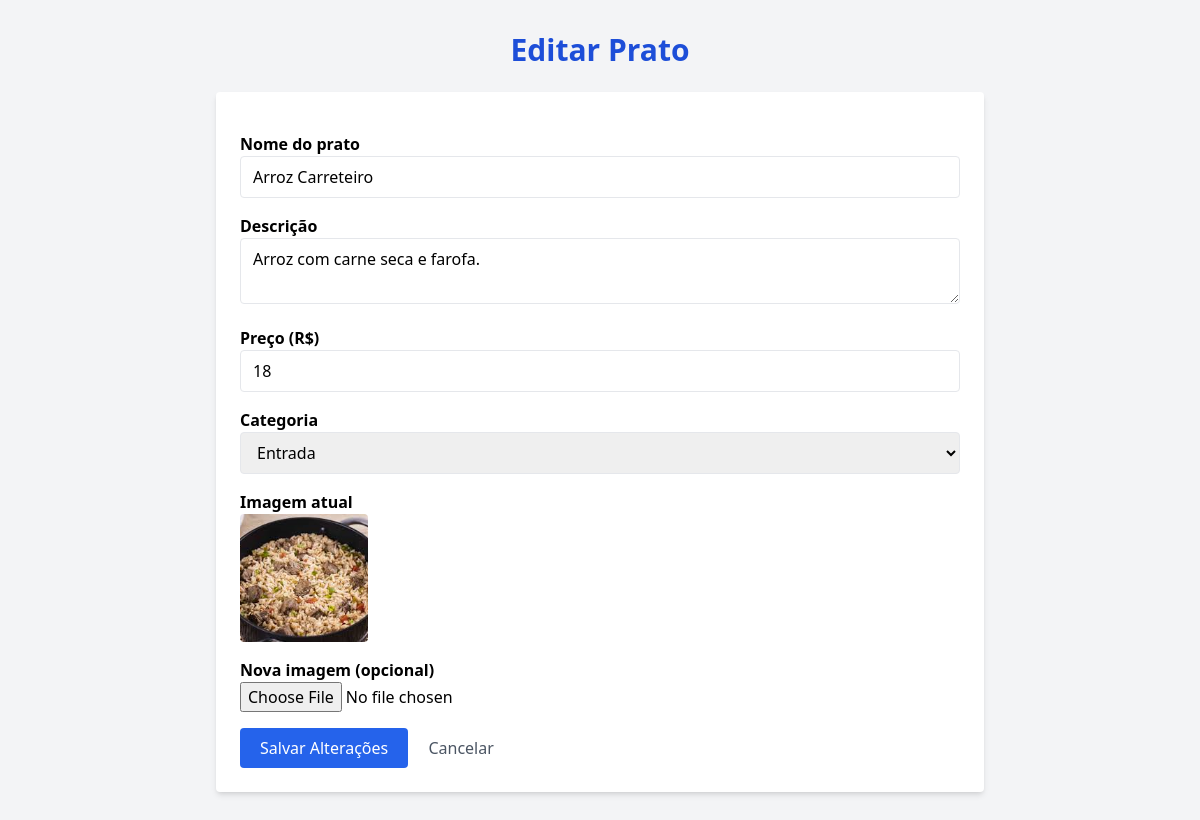
Page /?rota=formEditar&id=39 (signed in) on the committed database.
### tables this page shows
CREATE TABLE pratos (
    id INTEGER PRIMARY KEY AUTOINCREMENT,
    nome TEXT NOT NULL,
    descricao TEXT,
    preco REAL NOT NULL,
    imagem TEXT,       -- caminho ou URL da imagem
    categoria TEXT
);

### controller/PratoController.php (called while the page is built, shortened)
<?php
require_once __DIR__ . '/../model/Prato.php';
class PratoController
{
    public static function formularioEdicao()
    {
        $id = intval($_GET['id']);
        $prato = Prato::buscarPorId($id);
        include __DIR__ . '/../view/editar.view.php';
    }
}

### model/Prato.php (called while the page is built, shortened)
<?php
class Prato {
    public static function buscarPorId(int $id): ?array {
        $db = DB::conectar();
        $stmt = $db->prepare("SELECT * FROM pratos WHERE id = ?");
        $stmt->execute([$id]);
        return $stmt->fetch(PDO::FETCH_ASSOC) ?: null;
    }
}

### view/editar.view.php (the view, shortened to what this page needs)
<!DOCTYPE html>
<html lang="pt-br">
<head>
    <script src="https://cdn.tailwindcss.com"></script>
</head>
<body class="bg-gray-100 p-8">
    <h1 class="text-3xl font-bold mb-6 text-center text-blue-700">Editar Prato</h1>
    <section class="max-w-3xl mx-auto bg-white p-6 rounded shadow-md">
        <form action="?rota=editar" method="POST" enctype="multipart/form-data" class="space-y-4">
            <label for="nome" class="block">
                <span class="font-semibold">Nome do prato</span>
                <input id="nome" type="text" name="nome" required value="<?= htmlspecialchars($prato['nome']) ?>" class="w-full border rounded px-3 py-2" />
            </label>
            <label for="descricao" class="block">
                <span class="font-semibold">Descrição</span>
                <textarea id="descricao" name="descricao" required class="w-full border rounded px-3 py-2"><?= htmlspecialchars($prato['descricao']) ?></textarea>
            </label>
            <label for="preco" class="block">
                <span class="font-semibold">Preço (R$)</span>
                <input id="preco" type="number" step="0.01" name="preco" required value="<?= htmlspecialchars($prato['preco']) ?>" class="w-full border rounded px-3 py-2" />
            </label>
            <label for="categoria" class="block">
                <span class="font-semibold">Categoria</span>
                <select id="categoria" name="categoria" required class="w-full border rounded px-3 py-2">
                    <?php
                    $categorias = ['Entrada', 'Prato Principal', 'Sobremesa', 'Bebida'];
                    foreach ($categorias as $cat) {
                        $selected = ($prato['categoria'] === $cat) ? 'selected' : '';
                        echo "<option value=\"" . htmlspecialchars($cat) . "\" $selected>" . htmlspecialchars($cat) . "</option>";
                    }
                    ?>
                </select>
            </label>
            <label class="block">
                <span class="font-semibold">Imagem atual</span><br/>
                <?php if ($prato['imagem']): ?>
                    <img src="public/imagens/<?= htmlspecialchars($prato['imagem']) ?>" alt="Imagem do prato" class="w-32 h-32 object-cover rounded mb-3" />
                <?php else: ?>
                    <span class="text-gray-400 italic">Sem imagem</span>
                <?php endif; ?>
            </label>
            <label for="imagem" class="block">
                <span class="font-semibold">Nova imagem (opcional)</span>
                <input id="imagem" type="file" name="imagem" accept="image/*" class="w-full" />
            </label>
            <button type="submit" class="bg-blue-600 text-white px-5 py-2 rounded hover:bg-blue-700 transition">Salvar Alterações</button>
            <a href="?rota=admin" class="inline-block ml-4 text-gray-600 hover:underline">Cancelar</a>
        </form>
    </section>
</body>
</html>

### rows in the picture
pratos: nome "Arroz Carreteiro", descricao "Arroz com carne seca e farofa.", preco "18", imagem (picture)

### other values in the picture
form field categoria "Entrada"
